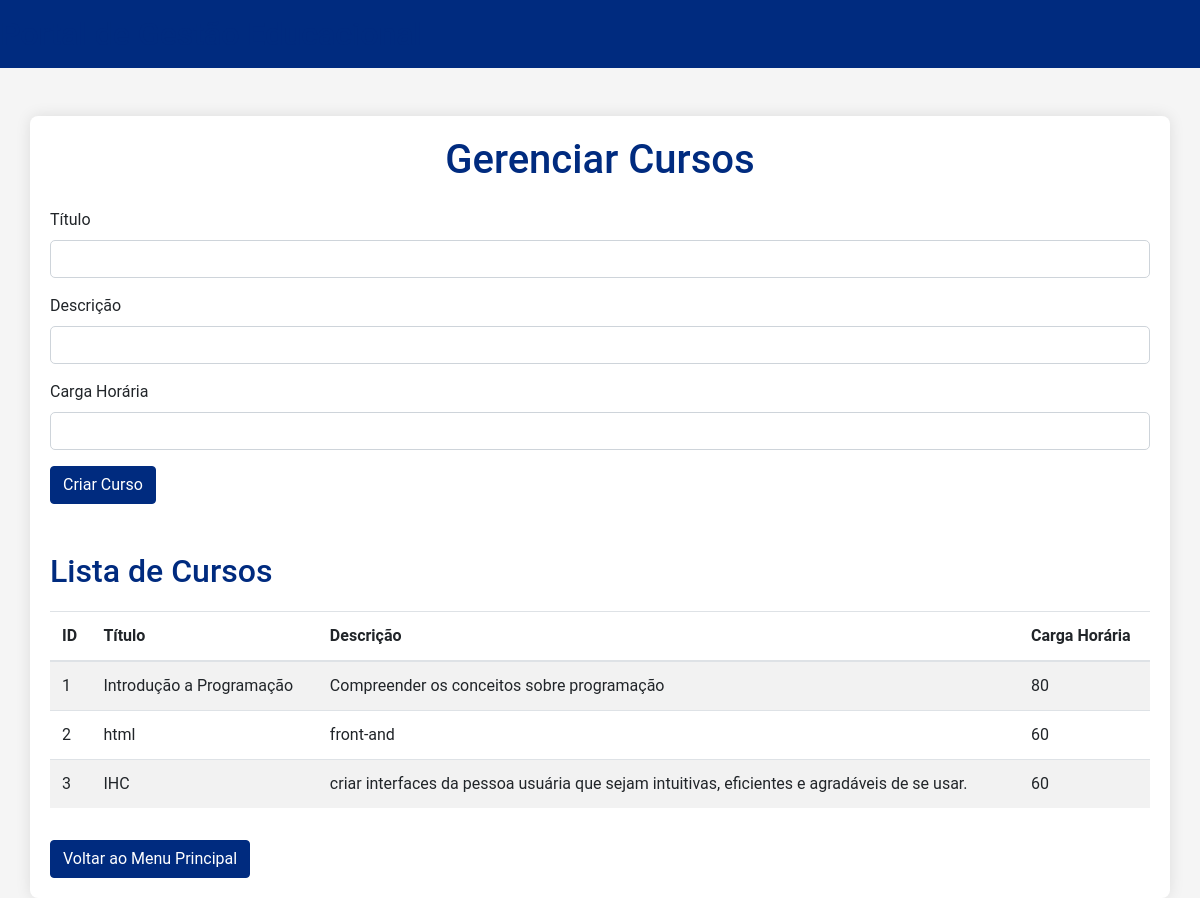
Page /cursos on the committed database.
### tables this page shows
CREATE TABLE cursos (
                    id INTEGER PRIMARY KEY AUTOINCREMENT,
                    titulo TEXT NOT NULL,
                    descricao TEXT,
                    carga_horaria INTEGER NOT NULL
                );

### app.py (the view, shortened to what this page needs)
@app.route('/cursos', methods=['GET', 'POST'])
def cursos():
    conn = get_db_connection()
    cursos = conn.execute('SELECT * FROM cursos').fetchall()
    conn.close()
    return render_template('cursos.html', cursos=cursos)

### app.py (called while the page is built)
def get_db_connection():
    conn = sqlite3.connect('educational.db')
    conn.row_factory = sqlite3.Row
    return conn

### templates/cursos.html (shortened to what this page needs)
<!DOCTYPE html>
<html lang="pt-BR">
<head>
    <link href="https://stackpath.bootstrapcdn.com/bootstrap/4.5.2/css/bootstrap.min.css" rel="stylesheet">
    <link rel="stylesheet" href="{{ url_for('static', filename='styles.css') }}">
</head>
<body>
    <div class="navbar">
        <h1>Portal de Gestão Educacional</h1>
    </div>
    <div class="container mt-5">
        <h1 class="text-center mb-4">Gerenciar Cursos</h1>
        <form method="post">
            <div class="form-group">
                <label for="titulo">Título</label>
                <input type="text" class="form-control" id="titulo" name="titulo" required>
            </div>
            <div class="form-group">
                <label for="descricao">Descrição</label>
                <input type="text" class="form-control" id="descricao" name="descricao">
            </div>
            <div class="form-group">
                <label for="carga_horaria">Carga Horária</label>
                <input type="number" class="form-control" id="carga_horaria" name="carga_horaria" required>
            </div>
            <button type="submit" class="btn btn-success">Criar Curso</button>
        </form>
        <h2 class="mt-5">Lista de Cursos</h2>
        <table class="table table-striped">
            <thead>
                <tr>
                    <th>ID</th>
                    <th>Título</th>
                    <th>Descrição</th>
                    <th>Carga Horária</th>
                </tr>
            </thead>
            <tbody>
                {% for curso in cursos %}
                <tr>
                    <td>{{ curso.id }}</td>
                    <td>{{ curso.titulo }}</td>
                    <td>{{ curso.descricao }}</td>
                    <td>{{ curso.carga_horaria }}</td>
                </tr>
                {% endfor %}
            </tbody>
        </table>
        <a href="/" class="btn btn-primary mt-3">Voltar ao Menu Principal</a>
    </div>
</body>
</html>

### static/styles.css (style rules this page uses)
body { font-family: 'Roboto', sans-serif; background-color: #f5f5f5; margin: 0; padding: 0; }
.navbar { background-color: #002b7f; color: white; padding: 15px 0; text-align: center; }
.navbar h1 { margin: 0; font-size: 2em; }
.container { margin-top: 30px; padding: 20px; background-color: white; box-shadow: 0 0 15px rgba(0, 0, 0, 0.1); border-radius: 8px; }
h1, h2 { color: #002b7f; margin-bottom: 20px; }
.btn-primary, .btn-success { background-color: #002b7f; border-color: #002b7f; }
.table { width: 100%; margin-bottom: 1rem; color: #212529; }
.table th, .table td { padding: 0.75rem; vertical-align: top; border-top: 1px solid #dee2e6; }
.table-striped tbody tr:nth-of-type(odd) { background-color: rgba(0, 0, 0, 0.05); }
.form-control { margin-bottom: 15px; border-radius: 5px; }

### rows in the picture
cursos: id "1", titulo "Introdução a Programação", descricao "Compreender os conceitos sobre programação", carga_horaria "80"
cursos: id "2", titulo "html", descricao "front-and", carga_horaria "60"
cursos: id "3", titulo "IHC", descricao "criar interfaces da pessoa usuária que sejam intuitivas, eficientes e agradáveis de se usar.", carga_horaria "60"
